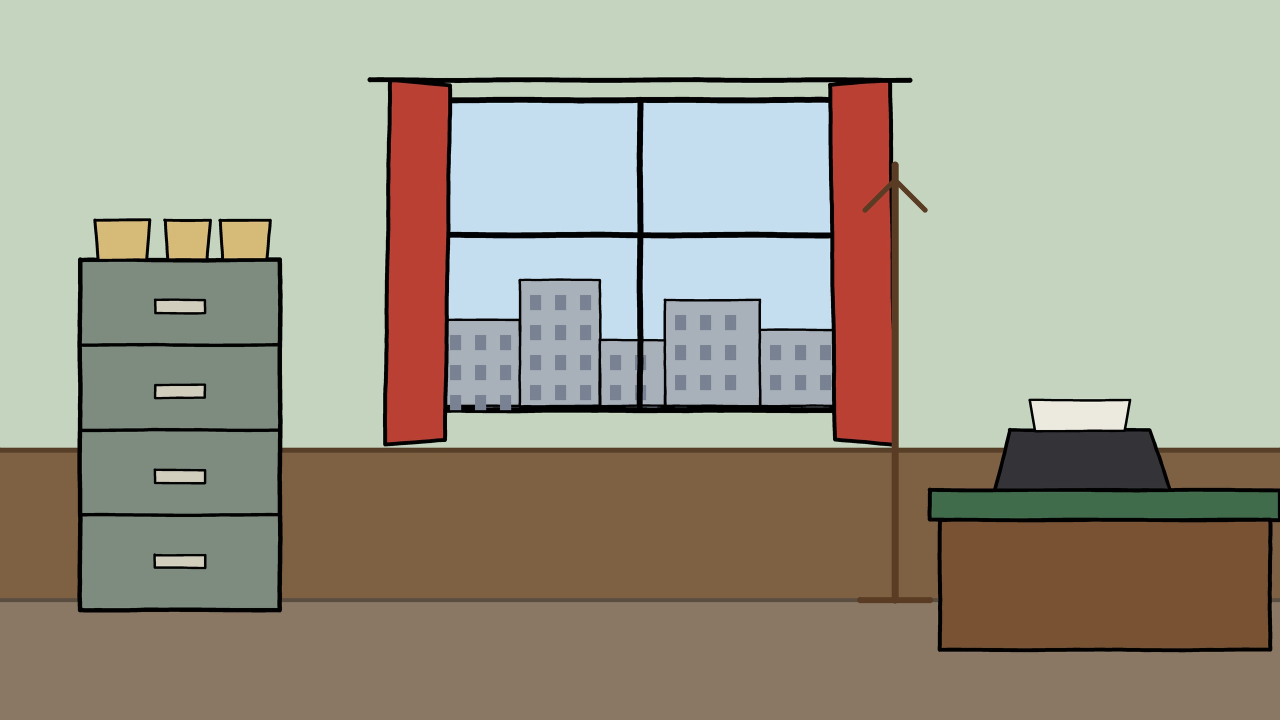
#> input picture uzun/talidomit-turkiye/img/arka_bakanlik_oda_cizim.jpg, 2560 x 1440 px, given in place of foto_contergan_forte.jpg, which was not available (shown at 1/2 size)
$ python kompozit_uret.py
#> lines starting #> are read from the running program, lines starting #| are printed output that depends on the picture; after the words box and inside, x2 and y2 are one past the last pixel; in counts of white or black regions, pixels touching at a corner belong together; pictures that were not available may be replaced by others from this repository, and a replacement may not be noted
"""uzun/talidomit-turkiye: video.yaml'ın sahne kompozitleri (img/kompozit/) ve küçük resim zeminleri.

Motorun wojak sahnesi 1-3 saydam PNG'yi kenardan kaydırıp sokar; karakter yerine bu "dekor" parçaları da
kullanılabilir (bakis: on). Bu betik o parçaları üretir:

- baskı: arşiv fotoğrafının beyaz kenarlı, gölgeli, hafif eğik "masaya konmuş" baskısı (saydam PNG)
- kâğıt şeritler / kartlar: kontrol listesi satırları, "neredeyse zehirsiz" kartı (+ fosforlu kalem kutusu)
- aynı tuvalde büyüyen dekorlar (yüz değişimiyle "pop"): doz şişesi, dosya yığını
- telefon ekranında viral iddia (marka/platform adı yok)
- küçük resim zeminleri (kendi çizimimiz + Natural Earth; CC BY-SA fotoğraf YOK)
- `pano`: B5.8 panosunun son karesi (KP.2 bölünmüş ekranı için; seslendirmeden sonra çalıştır)

    python uzun/talidomit-turkiye/img/kompozit_uret.py           # hepsi (pano hariç)
    python uzun/talidomit-turkiye/img/kompozit_uret.py pano      # seslendir'den sonra: img/kompozit/pano_son.jpg
    python uzun/talidomit-turkiye/img/kompozit_uret.py kr        # yalnız küçük resim zeminleri

Bütün girdiler bu klasördeki hazır görseller (VARLIKLAR.md); çıktılar img/kompozit/ altında.
"""
from __future__ import annotations

import json
import math
import sys
from pathlib import Path

import numpy as np
from PIL import Image, ImageDraw, ImageFilter, ImageFont

HERE = Path(__file__).resolve().parent
ROOT = HERE.parents[2]
OUT = HERE / "kompozit"
CIZ = HERE / "cizim"
sys.path.insert(0, str(ROOT))

FONTS = ROOT / "assets" / "fonts"
INK = (34, 30, 27)
KUTU: dict[str, dict] = {}


def f(ad: str, size: int) -> ImageFont.FreeTypeFont:
    yol = {"mono": FONTS / "LiberationMono-Bold.ttf", "poppins": FONTS / "Poppins-Bold.ttf",
           "anton": FONTS / "Anton-Regular.ttf",
           "serif": Path("/usr/share/fonts/truetype/dejavu/DejaVuSerif.ttf")}[ad]
    if not yol.exists():
        yol = FONTS / "Poppins-Bold.ttf"
    return ImageFont.truetype(str(yol), size)


def kaydet(im: Image.Image, ad: str) -> Path:
    OUT.mkdir(parents=True, exist_ok=True)
    p = OUT / ad
    if p.suffix == ".png":
        im.save(p, optimize=True)
    else:
        im.convert("RGB").save(p, quality=92, optimize=True)
    print(f"kompozit/{ad} {im.size}")
    return p


def golge(lay: Image.Image, r: int = 18, a: float = 0.55, dx: int = 8, dy: int = 14, ofs: bool = False):
    """Yumuşak düşen gölge. ofs=True: (görsel, (x, y)) — katmanın kırpılmış çıktıdaki sol üst köşesi (10. tur: K3
    büyütecinin camı "19??"dan ~40 px solda kalıyordu; kırpma payı sabit 3r sanılıyordu)."""
    pad = r * 3
    out = Image.new("RGBA", (lay.width + 2 * pad, lay.height + 2 * pad), (0, 0, 0, 0))
    g = Image.new("RGBA", out.size, (0, 0, 0, 0))
    m = Image.new("L", out.size, 0)
    m.paste(lay.getchannel("A"), (pad + dx, pad + dy))
    g.putalpha(m.filter(ImageFilter.GaussianBlur(r)).point(lambda v: int(v * a)))
    out.alpha_composite(g)
    out.alpha_composite(lay, (pad, pad))
    bb = out.getchannel("A").point(lambda v: 255 if v > 3 else 0).getbbox()
    if ofs:
        return out.crop(bb), (pad - bb[0], pad - bb[1])
    return out.crop(bb)


def kagit(w: int, h: int, koyu: bool = False) -> Image.Image:
    src = Image.open(HERE / ("doku_kagit_koyu.jpg" if koyu else "doku_kagit.jpg")).convert("RGB")
    if src.width < w or src.height < h:
        src = src.resize((max(w, src.width), max(h, src.height)))
    x0, y0 = (src.width - w) // 3, (src.height - h) // 3
    return src.crop((x0, y0, x0 + w, y0 + h))


# ------------------------------------------------------------------------------------------------ baskılar
def baski(src: Path, ad: str, en: int = 1000, egim: float = -3.0, kenar: int = 26) -> None:
    im = Image.open(src).convert("RGB")
    h = round(im.height * en / im.width)
    im = im.resize((en, h), Image.LANCZOS)
    pr = Image.new("RGBA", (en + 2 * kenar, h + 2 * kenar), (247, 245, 238, 255))
    pr.paste(im, (kenar, kenar))
    ImageDraw.Draw(pr).rectangle((0, 0, pr.width - 1, pr.height - 1), outline=(214, 210, 200, 255), width=2)
    pr = pr.rotate(egim, resample=Image.BICUBIC, expand=True)
    kaydet(golge(pr), ad)


# ------------------------------------------------------------------------------------------------ kâğıt şeritler
def serit(sol: str, sag: str, ad: str, sag_renk=(168, 30, 28), w: int = 1500, h: int = 170) -> None:
    """Kontrol listesi satırı: kâğıt şerit, solda kutucuk + madde, sağda kırmızı sonuç (daktilo)."""
    im = kagit(w, h).convert("RGBA")
    d = ImageDraw.Draw(im)
    d.rectangle((0, 0, w - 1, h - 1), outline=(150, 132, 108, 255), width=3)
    fm = f("mono", 56)
    d.rectangle((48, h // 2 - 26, 100, h // 2 + 26), outline=INK + (255,), width=6)
    d.line((54, h // 2 - 20, 94, h // 2 + 20), fill=sag_renk + (255,), width=8)
    d.line((54, h // 2 + 20, 94, h // 2 - 20), fill=sag_renk + (255,), width=8)
    d.text((136, h // 2), sol, font=fm, fill=INK + (255,), anchor="lm")
    d.text((w - 50, h // 2), sag, font=fm, fill=sag_renk + (255,), anchor="rm")
    kaydet(golge(im.rotate(-0.8, resample=Image.BICUBIC, expand=True), 12, 0.5, 4, 8), ad)


def kart_neredeyse() -> None:
    """B1.4: firmanın çıkardığı sonuç, tırnak içinde; 'neredeyse zehirsiz' fosforlu kalem kutusu."""
    W, H = 1800, 1000
    im = kagit(W, H)
    d = ImageDraw.Draw(im)
    fs = f("serif", 44)
    d.text((140, 210), "Hayvan deneylerinden çıkarılan sonuç (firma):", font=fs, fill=(110, 98, 84))
    fb = f("mono", 104)
    satir1 = "„Bu ilaç"
    satir2 = "neredeyse zehirsiz.“"
    d.text((140, 380), satir1, font=fb, fill=INK)
    d.text((140, 540), satir2, font=fb, fill=INK)
    bx = d.textbbox((140, 540), "neredeyse zehirsiz.", font=fb)
    fk = f("serif", 34)
    d.text((140, 800), "Kendi çizimimiz · firma iddiasının özeti, belge kopyası değil", font=fk, fill=(140, 128, 112))
    kaydet(im, "kart_neredeyse_zehirsiz.jpg")
    KUTU["kart_neredeyse_zehirsiz.jpg"] = {"neredeyse zehirsiz": [bx[0] - 8, bx[1] - 14, bx[2] + 8, bx[3] + 10]}


def kart(metin: list[tuple[str, str, int, tuple]], ad: str, w: int, h: int, egim: float = 1.5) -> None:
    """Küçük kâğıt not kartı (dekor): [(metin, font, boyut, renk)] ortalı satırlar."""
    im = kagit(w, h).convert("RGBA")
    d = ImageDraw.Draw(im)
    d.rectangle((0, 0, w - 1, h - 1), outline=(150, 132, 108, 255), width=3)
    toplam = sum(s + 18 for _, _, s, _ in metin) - 18
    y = (h - toplam) / 2
    for m, fa, s, r in metin:
        d.text((w / 2, y + s / 2), m, font=f(fa, s), fill=tuple(r) + (255,), anchor="mm")
        y += s + 18
    kaydet(golge(im.rotate(egim, resample=Image.BICUBIC, expand=True), 12, 0.5, 4, 8), ad)


# ------------------------------------------------------------------------------------------------ büyüyen dekorlar
# [8 lines left out: function ayni_tuval, not called in this run]


def doz_siseleri() -> None:
    s = Image.open(CIZ / "doz_sisesi.png").convert("RGBA")
    ims = [s.resize((round(s.width * k), round(s.height * k)), Image.LANCZOS) for k in (0.55, 0.78, 1.0)]
    ayni_tuval(ims, ["doz_1.png", "doz_2.png", "doz_3.png"])


# [253 lines left out: functions dosya_yiginlari, dosya_kagit, telefon_iddia, kirmizi_blok, turkiye_silueti, harita_zemini and 5 more, not called in this run]


def hepsi() -> None:
    baski(HERE / "foto_contergan_forte.jpg", "baski_forte.png", en=1100, egim=4.0)
#> in baski, im is the input picture: PIL image 2560x1440 RGB; mean R, G, B 158.6, 154.6, 138.1
#> in golge, `out = Image.new("RGBA", (lay.width + 2 * pad, lay.height + 2 * pad), (..`: out: PIL image 1306x859 RGBA; every value is 0
#> in golge, `m = Image.new("L", out.size, 0)`: m: PIL image 1306x859 L; every value is 0
#> in golge, `m.paste(lay.getchannel("A"), (pad + dx, pad + dy))`:
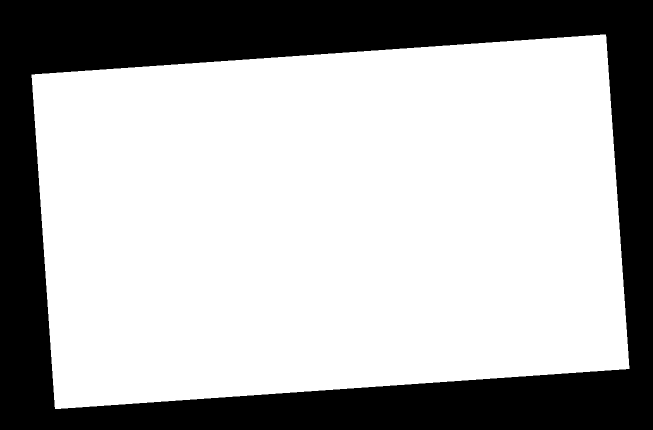
#> m: PIL image 1306x859 L (shown at 1/2 size); 68.9% white; 1 black region, box (x1, y1, x2, y2) and area: (0, 0, 1306, 859) 348868
#> in golge, `bb = out.getchannel("A").point(lambda v: 255 if v > 3 else 0).getbbox()`: bb = (31, 37, 1291, 850)
#| kompozit/baski_forte.png (1260, 813)
    baski(HERE / "foto_kelsey_masa.jpg", "baski_kelsey.png", en=760, egim=-3.0)
#> call 2 of baski, with ad = 'baski_kelsey.png', en = 760, egim = -3, kenar = 26
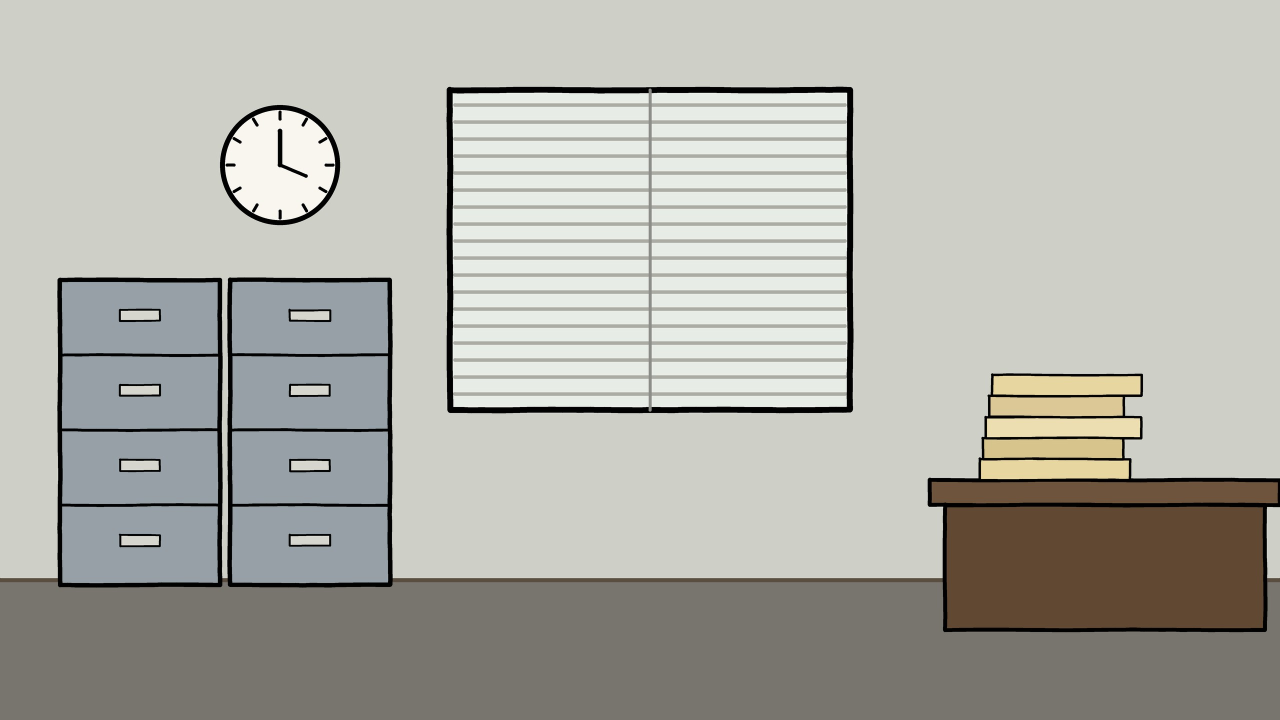
#> input picture uzun/talidomit-turkiye/img/arka_buro_cizim.jpg, 2560 x 1440 px, given in place of foto_kelsey_masa.jpg, which was not available (shown at 1/2 size)
#> in baski, im is the input picture: PIL image 2560x1440 RGB; mean R, G, B 176, 175.8, 168.6
#> in golge (call 2), `out = Image.new("RGBA", (lay.width + 2 * pad, lay.height + 2 * pad), (..`: out: PIL image 946x630 RGBA; every value is 0
#> in golge (call 2), `m = Image.new("L", out.size, 0)`: m: PIL image 946x630 L; every value is 0
#> in golge (call 2), `m.paste(lay.getchannel("A"), (pad + dx, pad + dy))`: m: PIL image 946x630 L; 65.4% white; 1 black region, box (x1, y1, x2, y2) and area: (0, 0, 946, 630) 206218
#| kompozit/baski_kelsey.png (900, 586)
    baski(HERE / "foto_kelsey_kennedy_1962.jpg", "baski_kelsey_kennedy.png", en=760, egim=2.5)
#> call 3 of golge, with r = 18, a = 0.55, dx = 8, dy = 14, ofs = False
#> in golge (call 3), `out = Image.new("RGBA", (lay.width + 2 * pad, lay.height + 2 * pad), (..`: out: PIL image 942x624 RGBA; every value is 0
#> in golge (call 3), `m = Image.new("L", out.size, 0)`: m: PIL image 942x624 L; every value is 0
#> in golge (call 3), `m.paste(lay.getchannel("A"), (pad + dx, pad + dy))`: m: PIL image 942x624 L; 66.3% white; 1 black region, box (x1, y1, x2, y2) and area: (0, 0, 942, 624) 198054
#> in golge (call 3), `out.alpha_composite(lay, (pad, pad))`:
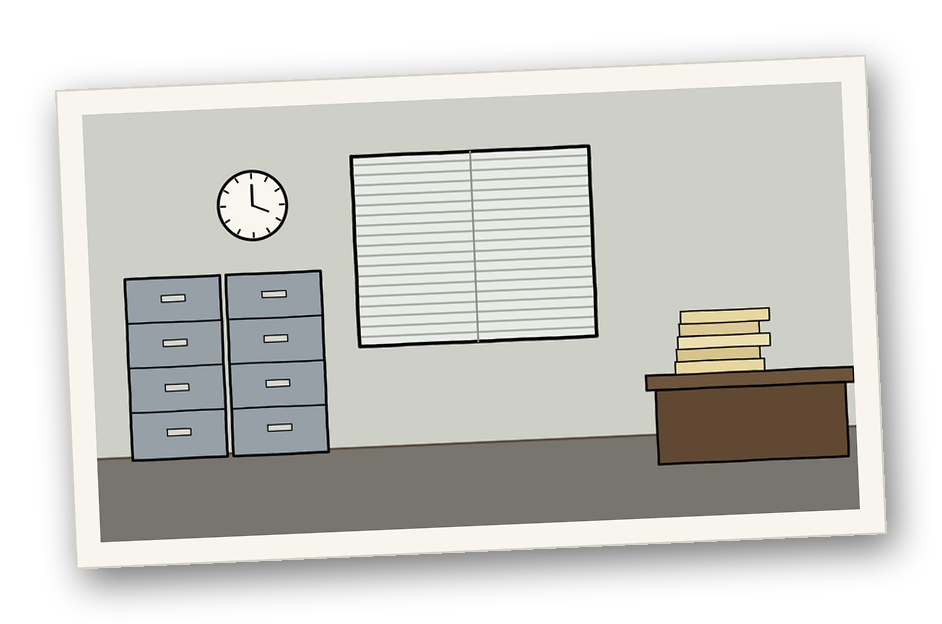
#> out: PIL image 942x624 RGBA; mean R, G, B, A 124.2, 123.9, 119.1, 174.3; transparent parts drawn white
#> in golge (call 3), `bb = out.getchannel("A").point(lambda v: 255 if v > 3 else 0).getbbox()`: bb = (31, 36, 927, 616)
#| kompozit/baski_kelsey_kennedy.png (896, 580)
    serit("Kandaki ilaç düzeyi", "ÖLÇÜLMEDİ", "serit_kan_duzeyi.png")
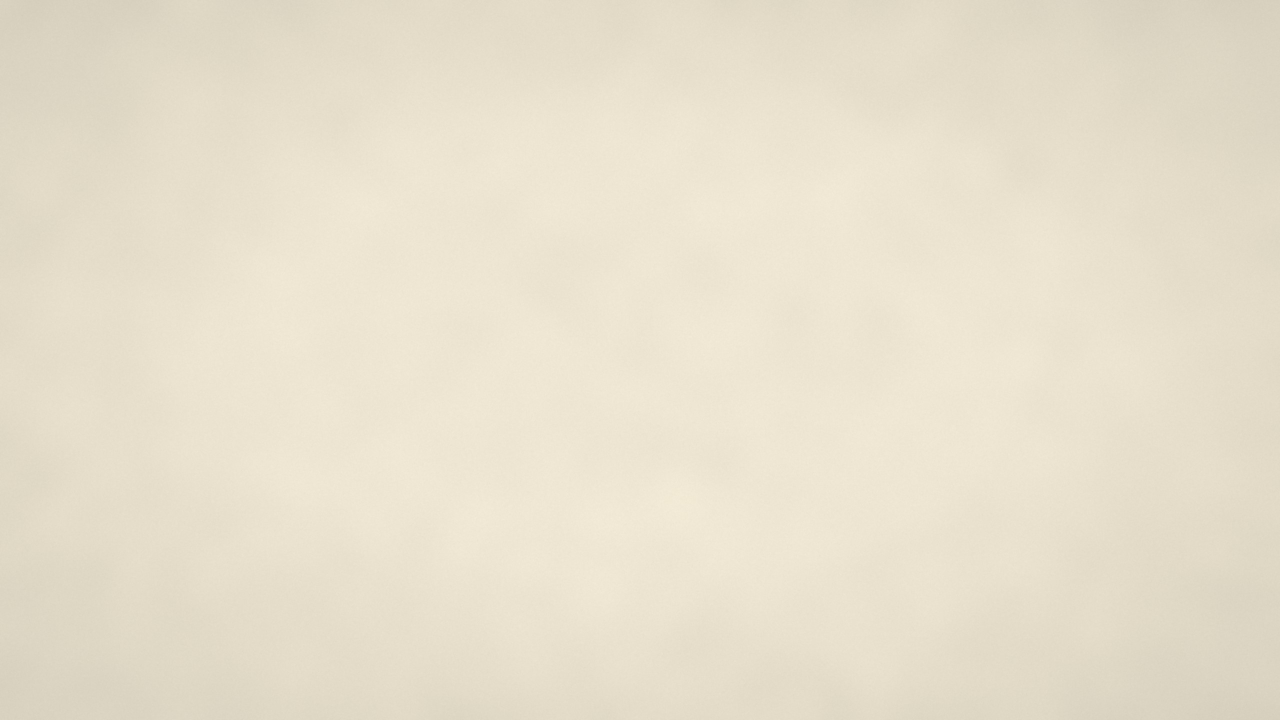
#> input picture uzun/talidomit-turkiye/img/doku_kagit.jpg, 2560 x 1440 px (shown at 1/2 size)
#> in kagit, src is the input picture: PIL image 2560x1440 RGB; mean R, G, B 231.3, 223.4, 204.5
#> call 4 of golge, with r = 12, a = 0.5, dx = 4, dy = 8, ofs = False
#> in golge (call 4), `out = Image.new("RGBA", (lay.width + 2 * pad, lay.height + 2 * pad), (..`: out: PIL image 1576x264 RGBA; every value is 0
#> in golge (call 4), `m = Image.new("L", out.size, 0)`: m: PIL image 1576x264 L; every value is 0
#> in golge (call 4), `m.paste(lay.getchannel("A"), (pad + dx, pad + dy))`: m: PIL image 1576x264 L; 61.3% white; 1 black region, box (x1, y1, x2, y2) and area: (0, 0, 1576, 264) 161062
#> in golge (call 4), `out.alpha_composite(lay, (pad, pad))`:
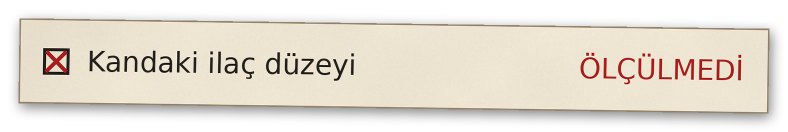
#> out: PIL image 1576x264 RGBA (shown at 1/2 size); mean R, G, B, A 138.3, 131.6, 120.4, 162.1; transparent parts drawn white
#> in golge (call 4), `bb = out.getchannel("A").point(lambda v: 255 if v > 3 else 0).getbbox()`: bb = (18, 22, 1566, 258)
#| kompozit/serit_kan_duzeyi.png (1548, 236)
    serit("Gebe hayvan deneyi", "", "serit_gebe_deney.png")      # sonuç sahnede damgayla basılır
#> call 2 of serit, with sol = 'Gebe hayvan deneyi', sag = '', ad = 'serit_gebe_deney.png', sag_renk = (168, 30, 28), w = 1500, h = 170
#| kompozit/serit_gebe_deney.png (1548, 236)
#> in serit (call 2), `kaydet(golge(im.rotate(-0.8, resample=Image.BICUBIC, expand=True), 12,..`:
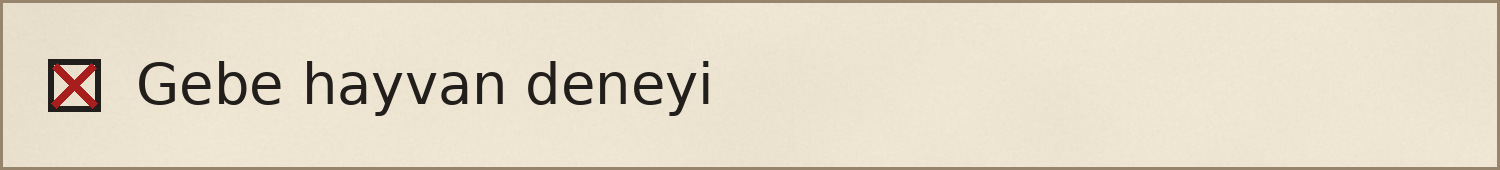
#> im: PIL image 1500x170 RGBA; mean R, G, B, A 227.2, 218.5, 199.8, 255
    kart_neredeyse()
#> in kart_neredeyse, `bx = d.textbbox((140, 540), "neredeyse zehirsiz.", font=fb)`: bx = (140, 558, 1144, 659)
#> in kaydet (call 6), `im.convert("RGB").save(p, quality=92, optimize=True)`:
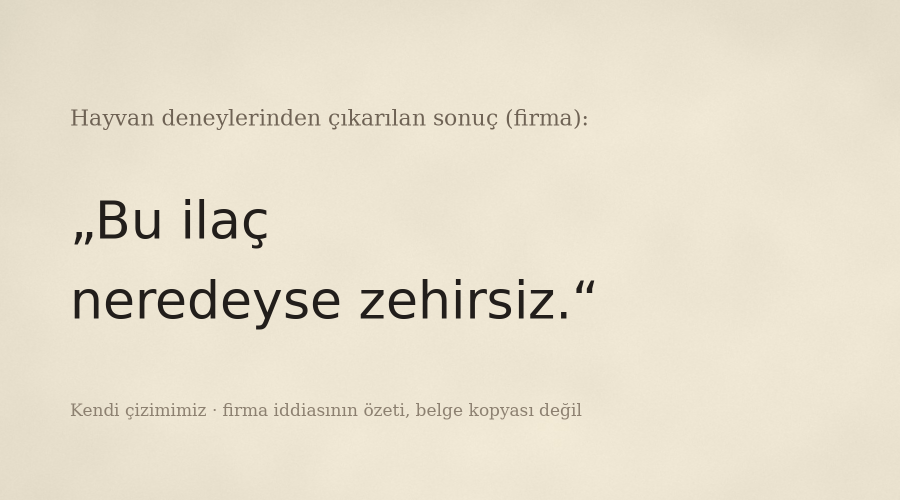
#> saved as kart_neredeyse_zehirsiz.jpg: PIL image 1800x1000 RGB (shown at 1/2 size); mean R, G, B 231.5, 223.6, 204.9
#| kompozit/kart_neredeyse_zehirsiz.jpg (1800, 1000)
    kart([("1262 sayılı Kanun", "mono", 60, INK), ("1928", "anton", 110, (168, 30, 28)),
          ("Bakanlık ruhsatı olmadan", "serif", 40, (90, 80, 70)), ("ilaç satılamaz", "serif", 40, (90, 80, 70))],
         "kart_1262.png", 720, 470, egim=-2.0)
#> after the loop in kart, `for m, fa, s, r in metin:`: y = 405
#| kompozit/kart_1262.png (780, 538)
    doz_siseleri()
    dosya_yiginlari()
    dosya_kagit()
    telefon_iddia()
    harita_zemini()
    zehirsiz_zemini()
    dosya_zemini()
    kp_kapi()
    baski_yazili(HERE / "foto_tavuk_embriyosu.jpg", "baski_tavuk.png", "GÖRSEL TEMSİLÎ", en=560, egim=-4.0)
    (OUT / "kutular.json").write_text(json.dumps(KUTU, ensure_ascii=False, indent=1) + "\n", encoding="utf-8")


if __name__ == "__main__":
    if len(sys.argv) > 1 and sys.argv[1] == "pano":
        pano_son()
    elif len(sys.argv) > 1 and sys.argv[1] == "kr3":     # 8. tur: yalnız K3 zemini
        dosya_zemini()
    elif len(sys.argv) > 1 and sys.argv[1] == "r9":      # 9. tur: yeni ve değişen parçalar
        harita_zemini()
        zehirsiz_zemini()
        dosya_zemini()
        kp_kapi()
        baski_yazili(HERE / "foto_tavuk_embriyosu.jpg", "baski_tavuk.png", "GÖRSEL TEMSİLÎ", en=560, egim=-4.0)
    elif len(sys.argv) > 1 and sys.argv[1] == "kr":      # yalnız küçük resim zeminleri
        harita_zemini()
        zehirsiz_zemini()
        dosya_zemini()
    else:
#> (the run stopped early here; a loop or call above may not have finished)
